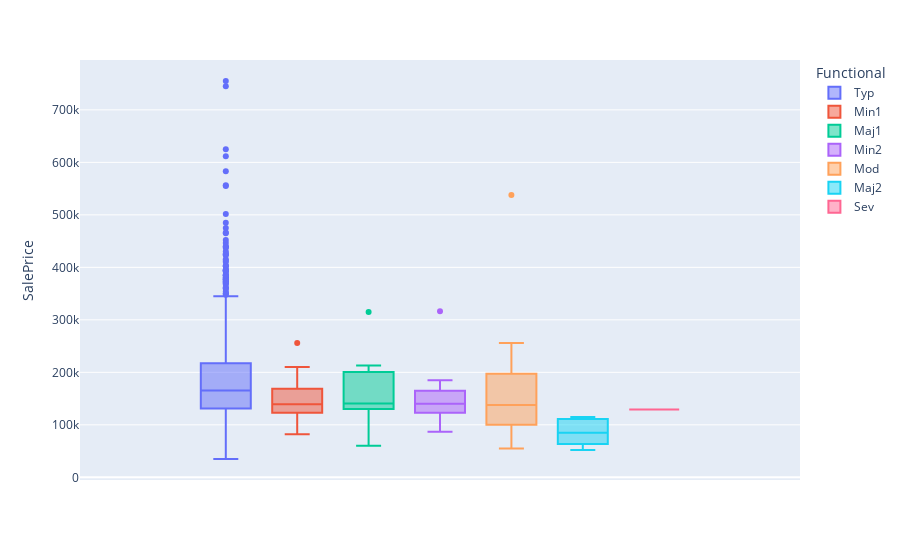

This figure's notebook cell:
### Markdown cell above
Functional: Home functionality (Assume typical unless deductions are warranted)

       Typ	Typical Functionality
       Min1	Minor Deductions 1
       Min2	Minor Deductions 2
       Mod	Moderate Deductions
       Maj1	Major Deductions 1
       Maj2	Major Deductions 2
       Sev	Severely Damaged
       Sal	Salvage only

Even if it's heavily skewed, I can see this having an influence over house price - can check the house prices across categories:

### Code cell
px.box(df, color='Functional', y='SalePrice')

### Figure 1 — Plotly figure (JSON) as saved in the notebook; plotly's stock layout.template omitted (floating-point values rounded to 4 significant figures; data arrays with more than 128 entries replaced by an {"elided": "..."} marker saying what was removed)
{"data": [{"alignmentgroup": "True", "hovertemplate": "Functional=Typ<br>SalePrice=%{y}<extra></extra>", "legendgroup": "Typ", "marker": {"color": "#636efa"}, "name": "Typ", "notched": false, "offsetgroup": "Typ", "orientation": "v", "showlegend": true, "type": "box", "x0": " ", "xaxis": "x", "y": {"elided": "1360 int values"}, "y0": " ", "yaxis": "y"}, {"alignmentgroup": "True", "hovertemplate": "Functional=Min1<br>SalePrice=%{y}<extra></extra>", "legendgroup": "Min1", "marker": {"color": "#EF553B"}, "name": "Min1", "notched": false, "offsetgroup": "Min1", "orientation": "v", "showlegend": true, "type": "box", "x0": " ", "xaxis": "x", "y": [129900, 139000, 130000, 180000, 127000, 180000, 112000, 134450, 158000, 139000, 150000, 122500, 256000, 164900, 139900, 152000, 98300, 207500, 100000, 118000, 88000, 176500, 82000, 115000, 170000, 125000, 160000, 138000, 144000, 191000, 210000], "y0": " ", "yaxis": "y"}, {"alignmentgroup": "True", "hovertemplate": "Functional=Maj1<br>SalePrice=%{y}<extra></extra>", "legendgroup": "Maj1", "marker": {"color": "#00cc96"}, "name": "Maj1", "notched": false, "offsetgroup": "Maj1", "orientation": "v", "showlegend": true, "type": "box", "x0": " ", "xaxis": "x", "y": [130000, 315000, 130000, 61000, 200624, 213250, 60000, 155000, 151400, 137500, 144000, 200500, 127000, 130000], "y0": " ", "yaxis": "y"}, {"alignmentgroup": "True", "hovertemplate": "Functional=Min2<br>SalePrice=%{y}<extra></extra>", "legendgroup": "Min2", "marker": {"color": "#ab63fa"}, "name": "Min2", "notched": false, "offsetgroup": "Min2", "orientation": "v", "showlegend": true, "type": "box", "x0": " ", "xaxis": "x", "y": [184000, 135000, 143900, 131000, 130000, 134432, 123000, 155000, 316600, 165150, 168000, 87000, 175000, 96500, 93000, 185000, 128000, 153500, 171000, 148000, 172000, 160000, 139600, 144500, 90000, 140000, 135000, 93000, 161500, 169000, 107500, 117000, 140000, 112000], "y0": " ", "yaxis": "y"}, {"alignmentgroup": "True", "hovertemplate": "Functional=Mod<br>SalePrice=%{y}<extra></extra>", "legendgroup": "Mod", "marker": {"color": "#FFA15A"}, "name": "Mod", "notched": false, "offsetgroup": "Mod", "orientation": "v", "showlegend": true, "type": "box", "x0": " ", "xaxis": "x", "y": [200000, 76500, 241500, 60000, 190000, 160000, 107500, 121500, 55000, 98000, 160000, 538000, 137900, 256000, 124000], "y0": " ", "yaxis": "y"}, {"alignmentgroup": "True", "hovertemplate": "Functional=Maj2<br>SalePrice=%{y}<extra></extra>", "legendgroup": "Maj2", "marker": {"color": "#19d3f3"}, "name": "Maj2", "notched": false, "offsetgroup": "Maj2", "orientation": "v", "showlegend": true, "type": "box", "x0": " ", "xaxis": "x", "y": [67000, 115000, 110000, 52000, 85000], "y0": " ", "yaxis": "y"}, {"alignmentgroup": "True", "hovertemplate": "Functional=Sev<br>SalePrice=%{y}<extra></extra>", "legendgroup": "Sev", "marker": {"color": "#FF6692"}, "name": "Sev", "notched": false, "offsetgroup": "Sev", "orientation": "v", "showlegend": true, "type": "box", "x0": " ", "xaxis": "x", "y": [129000], "y0": " ", "yaxis": "y"}], "layout": {"boxmode": "group", "legend": {"title": {"text": "Functional"}, "tracegroupgap": 0}, "margin": {"t": 60}, "xaxis": {"anchor": "y", "domain": [0, 1]}, "yaxis": {"anchor": "x", "domain": [0, 1], "title": {"text": "SalePrice"}}}}
